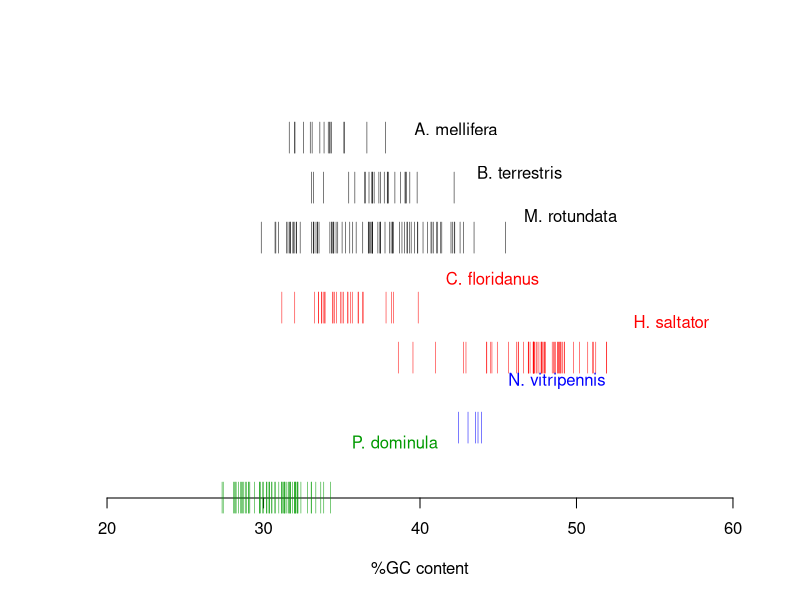

This chart was generated by the following R code:
#!/usr/bin/env Rscript

#----- Import data
#-----------------

# Bees
am <- read.table("amel.seq.dstbn.csv", sep=",", header=FALSE)
bt <- read.table("bter.seq.dstbn.csv", sep=",", header=FALSE)
mr <- read.table("mrot.seq.dstbn.csv", sep=",", header=FALSE)
# Ants
cf <- read.table("cflo.seq.dstbn.csv", sep=",", header=FALSE)
hs <- read.table("hsal.seq.dstbn.csv", sep=",", header=FALSE)
# Wasps
nv <- read.table("nvit.seq.dstbn.csv", sep=",", header=FALSE)
pd <- read.table("pdom.seq.dstbn.csv", sep=",", header=FALSE)

#----- Calculate GC content
#--------------------------

# Bees
am$GCcontent <- 100 * am$V3 / am$V2
bt$GCcontent <- 100 * bt$V3 / bt$V2
mr$GCcontent <- 100 * mr$V3 / mr$V2
# Ants
cf$GCcontent <- 100 * cf$V3 / cf$V2
hs$GCcontent <- 100 * hs$V3 / hs$V2
# Wasps
nv$GCcontent <- 100 * nv$V3 / nv$V2
pd$GCcontent <- 100 * pd$V3 / pd$V2

#----- Select sequences 1 Mbp in length or greater
#-------------------------------------------------

# Bees
amel <- am[am$V4 >= 1000000,]
bter <- bt[bt$V4 >= 1000000,]
mrot <- mr[mr$V4 >= 1000000,]
# Ants
cflo <- cf[cf$V4 >= 1000000,]
hsal <- hs[hs$V4 >= 1000000,]
# Wasps
nvit <- nv[nv$V4 >= 1000000,]
pdom <- pd[pd$V4 >= 1000000,]

#----- Compute histograms oc GC content
#--------------------------------------

# # Bees
# amel.h <- hist(amel$GCcontent, plot=FALSE)
# bter.h <- hist(bter$GCcontent, plot=FALSE)
# mrot.h <- hist(mrot$GCcontent, plot=FALSE)
# # Ants
# cflo.h <- hist(cflo$GCcontent, plot=FALSE)
# hsal.h <- hist(hsal$GCcontent, plot=FALSE)
# # Wasps
# nvit.h <- hist(nvit$GCcontent, plot=FALSE)
# pdom.h <- hist(pdom$GCcontent, plot=FALSE)

#----- Plot GC content
#---------------------

png("hym-gc-dists.png", height=1000, width=1000, res=150)
plot(0, yaxt="n", ylab="", ylim=c(0,0.8), xlim=c(20, 60), xlab="%GC content",
     bty='n')

rug(amel$GCcontent, col="black",  side=3, ticksize=.075, line=-2)
rug(bter$GCcontent, col="black",  side=3, ticksize=.075, line=-4.5)
rug(mrot$GCcontent, col="black",  side=3, ticksize=.075, line=-7)
rug(cflo$GCcontent, col="red",   side=3, ticksize=.075, line=-10.5)
rug(hsal$GCcontent, col="red",   side=3, ticksize=.075, line=-13)
rug(nvit$GCcontent, col="blue",  side=3, ticksize=.075, line=-16.5)
rug(pdom$GCcontent, col="#009900", side=3, ticksize=.075, line=-20)

text(39, 0.73, "A. mellifera",   col="black",  pos=4)
text(43, 0.64, "B. terrestris",  col="black",  pos=4)
text(46, 0.55, "M. rotundata",   col="black",  pos=4)
text(41, 0.42, "C. floridanus",  col="red",   pos=4)
text(53, 0.33, "H. saltator",    col="red",   pos=4)
text(45, 0.21, "N. vitripennis", col="blue",  pos=4)
text(35, 0.08, "P. dominula",    col="#009900", pos=4)

d <- dev.off()
